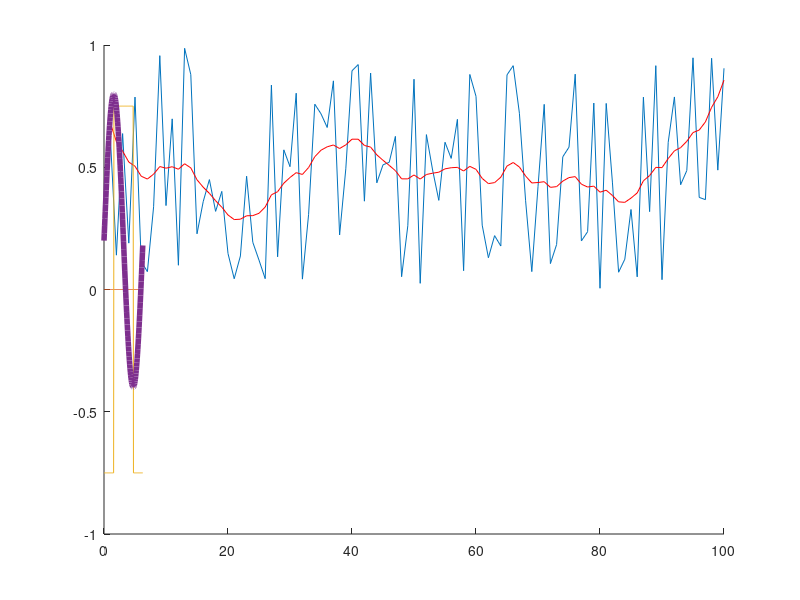

The MATLAB script that drew this image: (Note: this script raises an error after producing the figure.)
x = rand(100,1);

tau = 4;
a = 1/tau;
xfilt = filtfilt(a, [1 a-1], x);


close all;
plot(x); hold on;
plot(xfilt,'r');

%%

clear x y;
x = 0:.05:2*pi;

y1 = zeros(size(x));
y2 =  mod(round(x / pi),2)*1.5 - .75;
y3 = .2 + .6 * sin(x);

close all;
plot(x,y1,x,y2,x,y3, 'linewidth', 4);
set(gca,'Box', 'off', 'YLim', [-1 1]);

xkcdify(gca);

%%

close all;
bar([ 3 2 4 6]);
%%
xkcdify(gca)
%%
close all;
boxplot(rand(20, 3) * 5);
xkcdify(gca)
%%

disp(' ');
a = gca;
c = get(gca,'Children');
disp( get(c, 'type'))
cc = get(c, 'Children');
disp( get(cc, 'type'))
